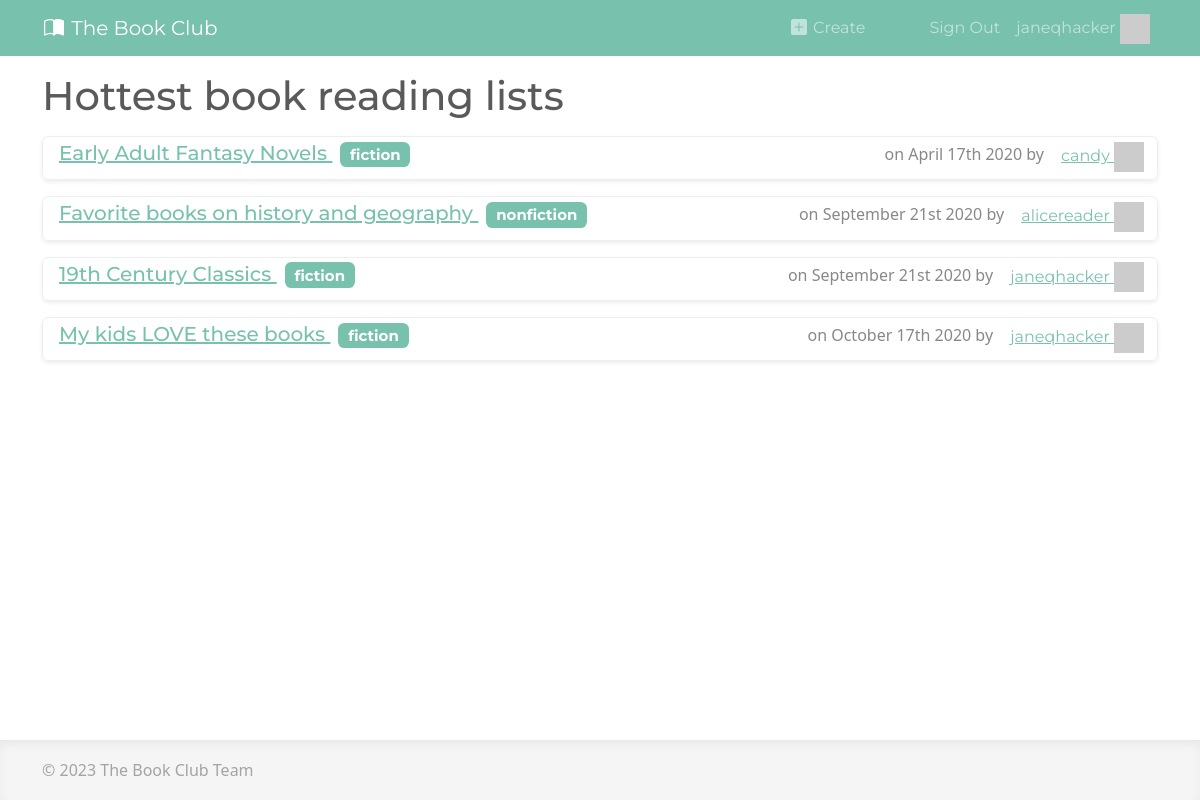
Screenshot of / (signed in) with the database file from the repository.
### apps/accounts/models.py (models this page shows, shortened)
class User(AbstractUser):
    bio = models.TextField()
    def gravatar(self, size=None):
        GRAVATAR_URL = 'https://gravatar.com/avatar/%s?d=identicon%s'
        email = str(self.email).strip().lower()
        digest = hashlib.md5(email.encode('utf-8')).hexdigest()
        if size:
            size_str = '&s=%i' % size
        else:
            size_str = ''
        return GRAVATAR_URL % (digest, size_str)

### apps/core/models.py (models this page shows, shortened)
class ReadingList(models.Model):
    title = models.CharField(max_length=100)
    category = models.CharField(max_length=64, choices=GENRES)
    description = models.TextField()
    created = models.DateTimeField(auto_now_add=True) # Add current date
    last_modified = models.DateTimeField(auto_now=True)
    creator_user = models.ForeignKey(
        User,
        on_delete=models.CASCADE,
        help_text='User who created this reading list',
    )
    score = models.IntegerField(default=0)
    views = models.PositiveIntegerField(default=0)
    def __str__(self):
        return self.title

### apps/core/views.py (the view)
# urls.py: path('', views.reading_list_home, name="home"),
def reading_list_home(request):
    reading_lists = ReadingList.objects.all().select_related('creator_user')
    reading_lists = reading_lists.order_by('-score')
    page_number = request.GET.get('page', 1)
    paginator = Paginator(reading_lists, 4)
    results_page = paginator.page(page_number)
    context = {
        'results_page': results_page,
    }
    return render(request, 'pages/home.html', context)

### apps/core/templates/pages/home.html (shortened to what this page needs)
{% extends "base.html" %}
{% block content %}
<h1>Hottest book reading lists</h1>
{% include "snippets/reading_lists.html" %}
{% endblock content %}

### apps/core/templates/snippets/navbar.html (shortened to what this page needs)
<nav class="navbar navbar-expand-md navbar-dark bg-primary text-light">
    <div class="container">
        <a class="navbar-brand" href="/">
            The Book Club
        </a>
        <div class="collapse navbar-collapse" id="navbarSupportedContent">
            <ul class="navbar-nav ms-auto">
                {% if request.user.is_authenticated %}
                    <li class="nav-item me-5">
                        <a href="/list/create/" class="nav-link">
                            Create
                        </a>
                    </li>
                    <li class="nav-item">
                        <a class="nav-link" href="{% url 'logout' %}" >Sign Out</a>
                    </li>
                    <li class="nav-item">
                        <a class="nav-link" href="{% url 'view_profile' request.user %}" >
                            {{ request.user }}
                            <img src="{{ user.gravatar }}" class="navbar-avatar" />
                        </a>
                    </li>
                {% endif %}
            </ul>
        </div>
    </div>
</nav>

### apps/core/templates/snippets/reading_lists.html (shortened to what this page needs)
{% load django_bootstrap5 %}
{% for rl in results_page %}
    <div class="d-flex justify-content-between mt-3 border rounded shadow-sm">
        <div class="ms-3 mt-1 mb-1 position-relative">
            <h5><a href="/list/{{ rl.id }}/" class="stretched-link">{{ rl }} <span class="badge bg-primary ms-2">{{ rl.category }}</span></a></h5>
        </div>
        <div>
            on {{ rl.created|date:"F jS Y" }} by
            <a class="btn btn-link" href="{% url "view_profile" rl.creator_user.username %}">
                {{ rl.creator_user }}
                <img src="{{ rl.creator_user.gravatar }}" class="navbar-avatar" />
            </a>
        </div>
    </div>
{% empty %}
    <p>No reading lists... yet!</p>
{% endfor %}

### apps/core/static/css/custom.css (style rules this page uses)
html { position: relative; min-height: 100%; }
body { margin-bottom: 150px; }
.navbar-avatar { height: 30px; margin-top: -10px; margin-bottom: -10px; }

### rows the page displays
User: user "janeqhacker"
ReadingList: title "Early Adult Fantasy Novels", category "fiction", created "April 17th 2020", creator_user "candy"
ReadingList: title "Favorite books on history and geography", category "nonfiction", created "September 21st 2020", creator_user "alicereader"
ReadingList: title "19th Century Classics", category "fiction", created "September 21st 2020", creator_user "janeqhacker"
ReadingList: title "My kids LOVE these books", category "fiction", created "October 17th 2020", creator_user "janeqhacker"
